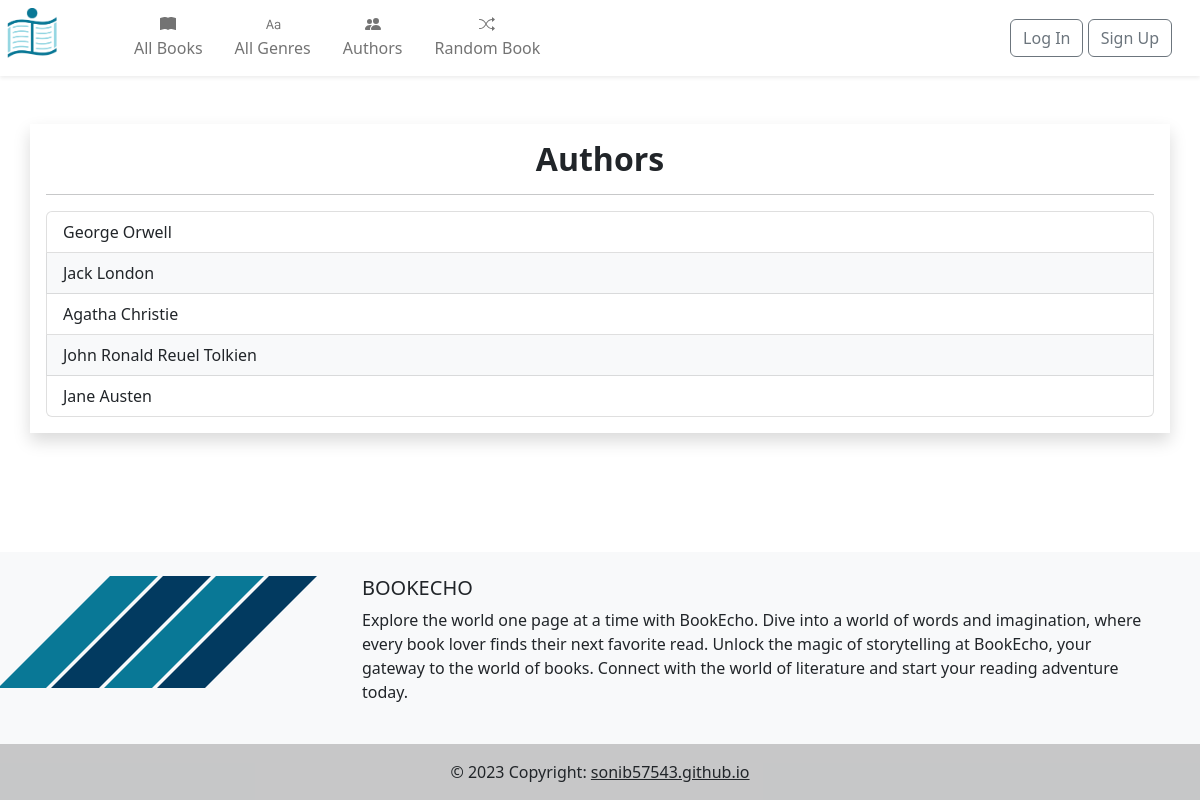
Screenshot of /authors/ with the database file from the repository.
### books/models.py (models this page shows, shortened)
class Author(models.Model):
    name = models.CharField(max_length=100)
    slug = models.SlugField(_('URL'), max_length=255, unique=True)
    biography = tinymce_models.HTMLField(_('Biography'))
    author_pic = models.ImageField(_('Picture'), null=True, blank=True, upload_to='imgs/authors/')
    class Meta:
        verbose_name = 'Author'
        verbose_name_plural = 'Authors'
    def get_absolute_url(self):
        return reverse('author_detail', kwargs={'author_slug': self.slug})

### books/views.py (the view)
# urls.py: path('authors/', AuthorList.as_view(), name='authors_list'),
class AuthorList(generic.ListView):
    model = Author
    template_name = 'books/authors_list.html'
    context_object_name = 'authors_list'

### books/templates/books/authors_list.html (shortened to what this page needs)
{% extends 'books/base.html' %}
{% block content %}
    <div class="container mt-5 mb-5 p-3 shadow">
        <h2 class="text-center fw-bold">Authors</h2>
        <hr>
        {% if authors_list %}
            <div class="list-group">
                {% for author in authors_list %}
                    <a href="{{ author.get_absolute_url }}" class="list-group-item list-group-item-action overflow-scroll {% if forloop.counter|divisibleby:2 %}bg-light{% endif %}" aria-current="true">
                        {{ author.name }}
                    </a>
                {% endfor %}
            </div>
        {% endif %}
    </div>
{% endblock %}

### books/static/books/css/base.css (style rules this page uses)
:root { --blue: #097896; --dark-blue: #023A60; }
html, body { padding: 0; margin: 0; height: 100%; line-height: 1; }

### rows the page displays
Author: name "George Orwell"
Author: name "Jack London"
Author: name "Agatha Christie"
Author: name "John Ronald Reuel Tolkien"
Author: name "Jane Austen"
